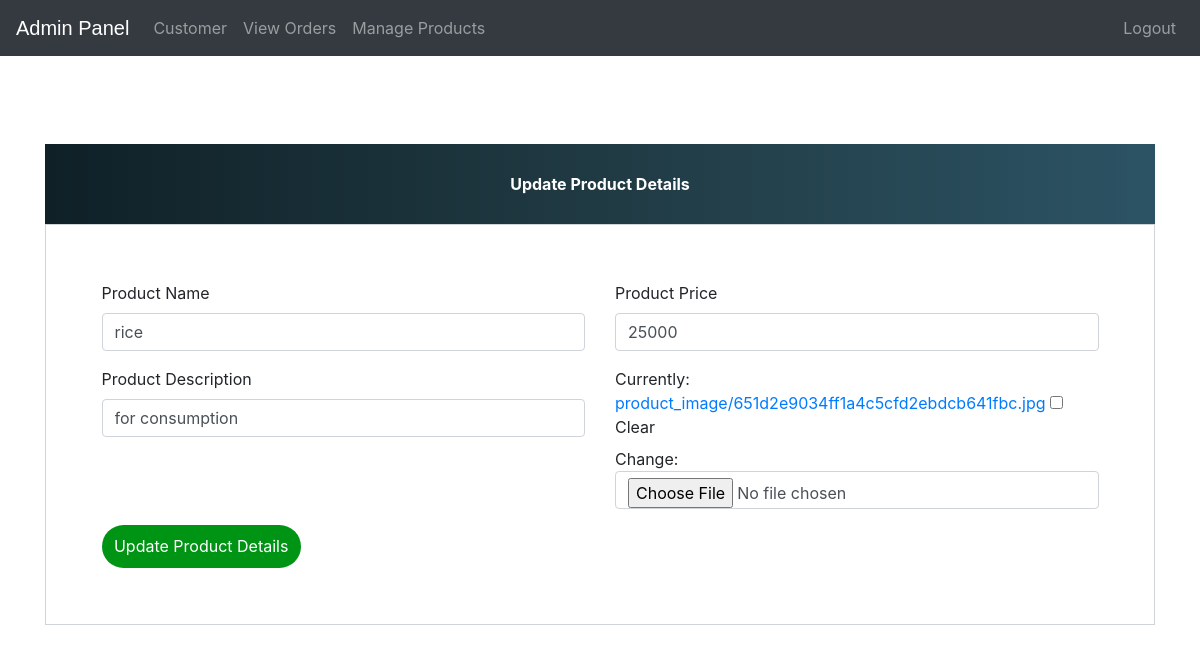
Before: /update-product/1 (signed in) with the older database file.
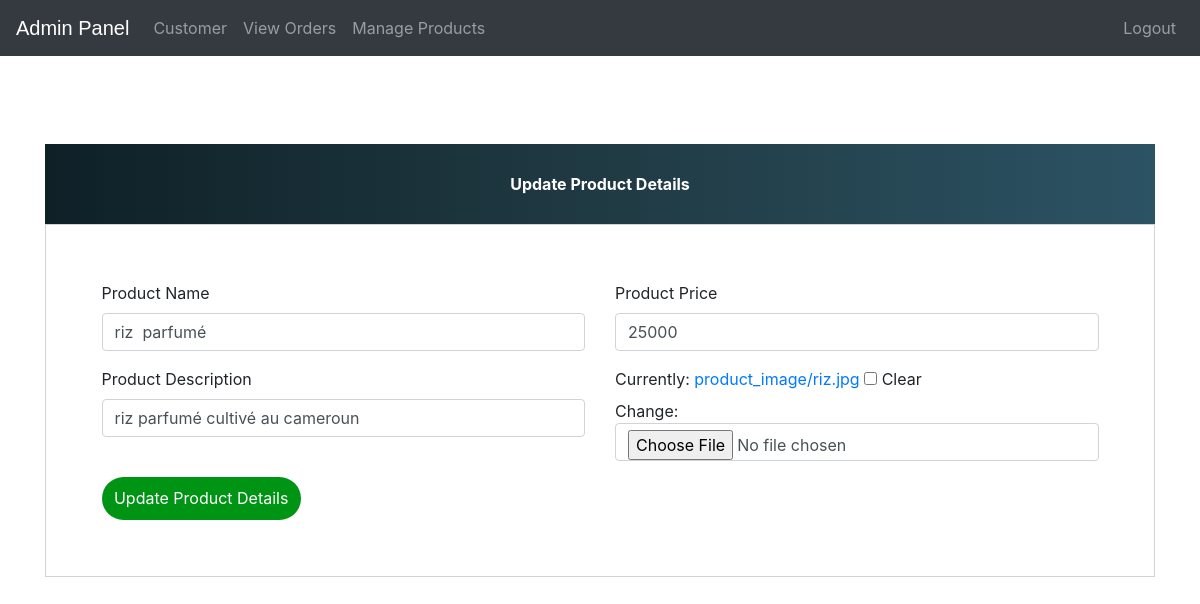
After: the same page with the newer database file.
### ecom/models.py (models this page shows, shortened)
class Product(models.Model):
    name=models.CharField(max_length=40)
    product_image= models.ImageField(upload_to='product_image/',null=True,blank=True)
    price = models.PositiveIntegerField()
    description=models.CharField(max_length=40)

### ecom/views.py (the view)
# urls.py: path('update-product/<int:pk>', views.update_product_view,name='update-product'),
@login_required(login_url='adminlogin')
def update_product_view(request, pk):
    product = models.Product.objects.get(id=pk)
    productForm = forms.ProductForm(instance=product)
    if request.method == 'POST':
        productForm = forms.ProductForm(
            request.POST, request.FILES, instance=product)
        if productForm.is_valid():
            productForm.save()
            return redirect('admin-products')
    return render(request, 'ecom/admin_update_product.html', {'productForm': productForm})

### ecom/forms.py
class ProductForm(forms.ModelForm):
    class Meta:
        model=models.Product
        fields=['name','price','description','product_image']

### templates/ecom/admin_update_product.html (shortened to what this page needs)
{% extends 'ecom/admin_base.html' %}
{% load widget_tweaks %}
{% block content %}
<head>
  <link href="//maxcdn.bootstrapcdn.com/bootstrap/4.1.1/css/bootstrap.min.css" rel="stylesheet" id="bootstrap-css">
</head>
<br><br><br><br><br><br>
<form method="post" enctype="multipart/form-data">
  <div class="container register-form">
    <div class="form">
      <div class="note">
        <p>Update Product Details</p>
      </div>
      <div class="form-content">
        <div class="row">
          <div class="col-md-6">
            <div class="form-group">
              <label for="">Product Name</label>
              {% render_field productForm.name class="form-control" placeholder="Product Name" %}
            </div>
            <div class="form-group">
              <label for="">Product Description</label>
              {% render_field productForm.description class="form-control" placeholder="Description" %}
            </div>
          </div>
          <div class="col-md-6">
            <div class="form-group">
              <label for="">Product Price</label>
              {% render_field productForm.price class="form-control" placeholder="Price" %}
            </div>
            <div class="form-group">
              {% render_field productForm.product_image class="form-control" placeholder="product_image" %}
            </div>
          </div>
        </div>
        <button type="submit" class="btnSubmit">Update Product Details</button>
      </div>
    </div>
  </div>
</form>
{% endblock content %}

Changed rows visible on the page:
changed Product: name "rice" → "riz parfumé"; description "for consumption" → "riz parfumé cultivé au cameroun"
Other visible differences:
text no longer shown: "Currently: product_image/651d2e9034ff1a4c5cfd2ebdcb641fbc.jpg Clear Change:"
text now shown: "Currently: product_image/riz.jpg Clear Change:"
